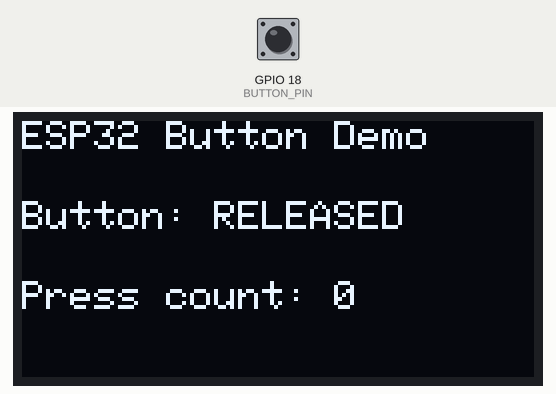
Recording of a program running on a simulated ESP32. Parts: 128×64 one-colour display. The test bench sets the inputs (shaded band); at power-on: GPIO 18 (BUTTON_PIN) HIGH. What the program prints to the serial monitor is not drawn.

Above: at 1.2 s.
1.3 s: GPIO 18 (BUTTON_PIN) pulled LOW for 0.15 s
At 2.1 s:
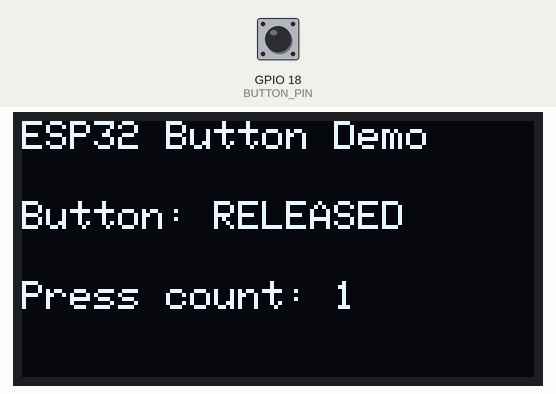
3.0 s: GPIO 18 (BUTTON_PIN) pulled LOW for 1 s
At 3.8 s:
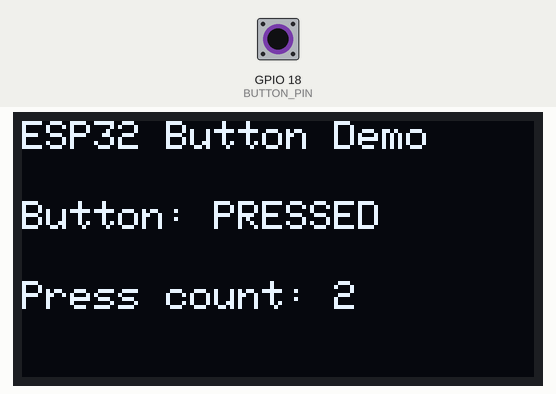
5.5 s: GPIO 18 (BUTTON_PIN) pulled LOW for 0.15 s
At 6.5 s:
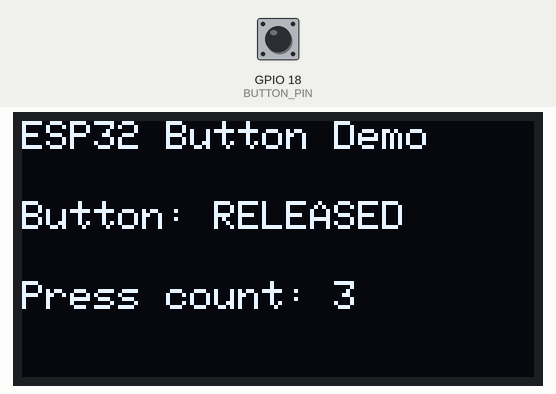
7.2 s: GPIO 18 (BUTTON_PIN) pulled LOW for 1 s
At 9.0 s:
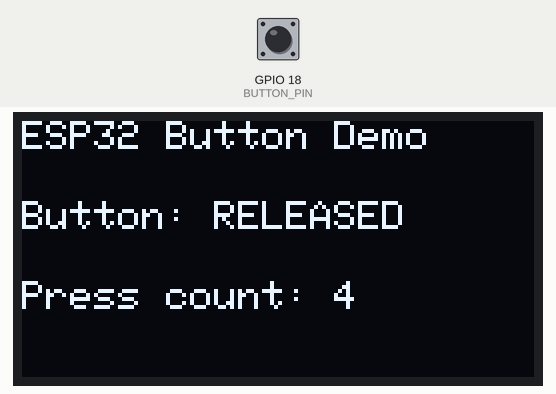
Timing chart, 0 to 10.5 s (numbered marks = the images above; inputs shaded):
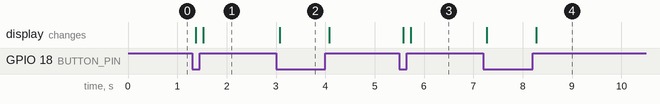

Measured:
- after the input at 1.3 s, the display: first changes after 0.08 s (image 1 shows a later state)
- after the input at 3.0 s, the display: changes after 0.08 s (image 2)
- after the input at 5.5 s, the display: first changes after 0.08 s (image 3 shows a later state)
- after the input at 7.2 s, the display: first changes after 0.08 s (image 4 shows a later state)

The program:

main.cpp
```cpp
#include <Arduino.h>
#include <Wire.h>
#include <Adafruit_GFX.h>
#include <Adafruit_SSD1306.h>

const int BUTTON_PIN = 18;
const unsigned long DEBOUNCE_MS = 50;

Adafruit_SSD1306 display(128, 64, &Wire, -1);

int lastRawButtonState = HIGH;
int stableButtonState = HIGH;
unsigned long lastRawChangeTime = 0;
unsigned int pressCount = 0;

void showScreen()
{
  display.clearDisplay();
  display.setTextColor(SSD1306_WHITE);
  display.setTextSize(1);

  display.setCursor(0, 0);
  display.println("ESP32 Button Demo");

  display.setCursor(0, 20);
  display.print("Button: ");
  display.println(stableButtonState == LOW ? "PRESSED" : "RELEASED");

  display.setCursor(0, 40);
  display.print("Press count: ");
  display.println(pressCount);

  display.display();
}

void setup()
{
  Serial.begin(115200);
  pinMode(BUTTON_PIN, INPUT_PULLUP);

  // Start the OLED using the usual lab I2C pins:
  // SDA = GPIO 21, SCL = GPIO 22.
  Wire.begin(21, 22);

  if (!display.begin(SSD1306_SWITCHCAPVCC, 0x3C))
  {
    Serial.println("OLED not found. Check its wiring and I2C address.");
    while (true)
    {
      // Stop here if the display could not be started.
    }
  }

  // Read the button's starting state so startup does not count as a press.
  lastRawButtonState = digitalRead(BUTTON_PIN);
  stableButtonState = lastRawButtonState;
  showScreen();

  Serial.println("Project started. Press the button to increase the count.");
}

void loop()
{
  int rawButtonState = digitalRead(BUTTON_PIN);

  // Remember when the electrical reading changes.
  if (rawButtonState != lastRawButtonState)
  {
    lastRawChangeTime = millis();
    lastRawButtonState = rawButtonState;
  }

  // Accept the new state only after it stays stable for 50 ms.
  if ((millis() - lastRawChangeTime >= DEBOUNCE_MS) &&
      (rawButtonState != stableButtonState))
  {
    stableButtonState = rawButtonState;

    // INPUT_PULLUP means a pressed button reads LOW.
    if (stableButtonState == LOW)
    {
      pressCount++;
      Serial.print("Accepted press. Count: ");
      Serial.println(pressCount);
    }

    showScreen();
  }
}
```
